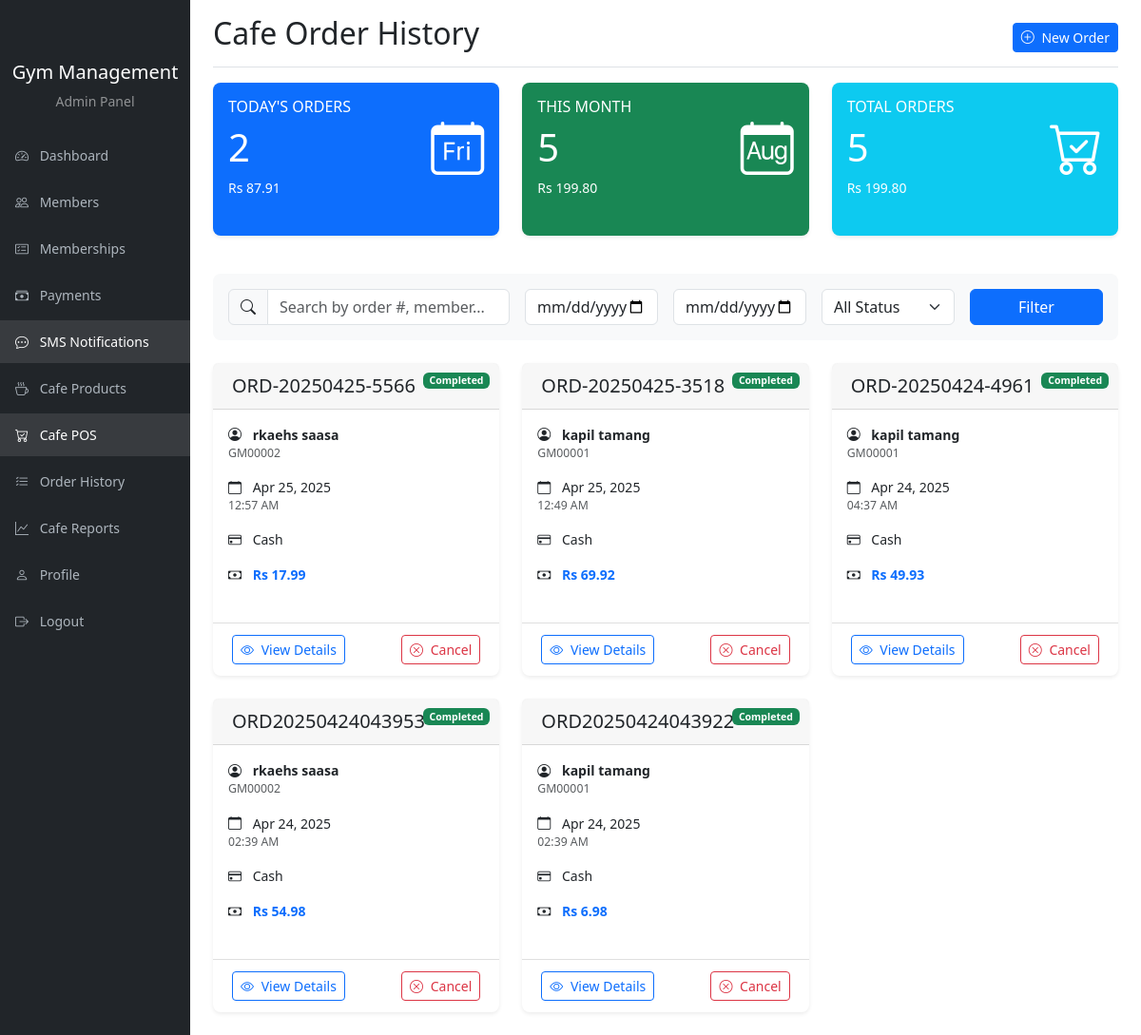
The app's page /admin/cafe-orders.php (signed in) with its own data.
### tables this page shows
CREATE TABLE `cafe_orders` (
  `id` int(11) NOT NULL,
  `order_number` varchar(20) NOT NULL,
  `member_id` int(11) NOT NULL,
  `total_amount` decimal(10,2) NOT NULL,
  `payment_method` enum('cash','credit_card','debit_card','other') NOT NULL,
  `status` enum('completed','cancelled') DEFAULT 'completed',
  `created_by` int(11) NOT NULL,
  `created_at` timestamp NOT NULL DEFAULT current_timestamp()
);

CREATE TABLE `gym_members` (
  `id` int(11) NOT NULL,
  `member_id` varchar(20) NOT NULL COMMENT 'Custom member ID for display',
  `first_name` varchar(50) NOT NULL,
  `last_name` varchar(50) NOT NULL,
  `email` varchar(100) NOT NULL,
  `phone` varchar(20) NOT NULL,
  `gender` enum('male','female','other') NOT NULL,
  `date_of_birth` date DEFAULT NULL,
  `address` text DEFAULT NULL,
  `emergency_contact_name` varchar(100) DEFAULT NULL,
  `emergency_contact_phone` varchar(20) DEFAULT NULL,
  `membership_id` int(11) DEFAULT NULL,
  `membership_start_date` date DEFAULT NULL,
  `membership_end_date` date DEFAULT NULL,
  `status` enum('active','inactive','pending') DEFAULT 'active',
  `notes` text DEFAULT NULL,
  `profile_image` varchar(255) DEFAULT NULL,
  `created_at` timestamp NOT NULL DEFAULT current_timestamp(),
  `updated_at` timestamp NOT NULL DEFAULT current_timestamp() ON UPDATE current_timestamp()
);

### admin/cafe-orders.php (the view, shortened to what this page needs)
<?php
require_once '../includes/db.php';
$orders = [];
$page = isset($_GET['page']) ? (int)$_GET['page'] : 1;
$records_per_page = 15;
$offset = ($page - 1) * $records_per_page;
$search = isset($_GET['search']) ? sanitizeInput($_GET['search']) : '';
$date_from = isset($_GET['date_from']) ? $_GET['date_from'] : '';
$date_to = isset($_GET['date_to']) ? $_GET['date_to'] : '';
try {
    $query = "FROM cafe_orders o
              JOIN gym_members m ON o.member_id = m.id
              WHERE 1=1";
    $params = [];
    $types = "";
    $query .= " ORDER BY o.created_at DESC LIMIT ?, ?";
    $params[] = $offset;
    $params[] = $records_per_page;
    $types .= "ii";
    $stmt = $conn->prepare("SELECT o.*, CONCAT(m.first_name, ' ', m.last_name) as member_name, m.member_id as member_number " . $query);
    $stmt->bind_param($types, ...$params);
    $stmt->execute();
    $orders = $stmt->get_result();
} catch (Exception $e) {
    $error = "Error: " . $e->getMessage();
}
try {
    $today = date('Y-m-d');
    $month_start = date('Y-m-01');
    $stmt = $conn->prepare("SELECT COUNT(*) as count, SUM(total_amount) as total FROM cafe_orders WHERE DATE(created_at) = ? AND status = 'completed'");
    $stmt->bind_param("s", $today);
    $stmt->execute();
    $today_stats = $stmt->get_result()->fetch_assoc();
    $stmt = $conn->prepare("SELECT COUNT(*) as count, SUM(total_amount) as total FROM cafe_orders WHERE DATE(created_at) >= ? AND status = 'completed'");
    $stmt->bind_param("s", $month_start);
    $stmt->execute();
    $month_stats = $stmt->get_result()->fetch_assoc();
    $stmt = $conn->prepare("SELECT COUNT(*) as count, SUM(total_amount) as total FROM cafe_orders WHERE status = 'completed'");
    $stmt->execute();
    $total_stats = $stmt->get_result()->fetch_assoc();
} catch (Exception $e) {
}
?>
<!DOCTYPE html>
<html lang="en">
<head>
    <link href="https://cdn.jsdelivr.net/npm/bootstrap@5.3.0/dist/css/bootstrap.min.css" rel="stylesheet">
    <link rel="stylesheet" href="https://cdn.jsdelivr.net/npm/bootstrap-icons@1.10.0/font/bootstrap-icons.css">
    <link rel="stylesheet" href="../assets/css/admin.css">
</head>
<body>
    <div class="container-fluid">
        <div class="row">
            <?php include 'sidebar.php'; ?>
            <main class="col-md-9 ms-sm-auto col-lg-10 px-md-4">
                <div class="d-flex justify-content-between flex-wrap flex-md-nowrap align-items-center pt-3 pb-2 mb-3 border-bottom">
                    <h1 class="h2">Cafe Order History</h1>
                    <div class="btn-toolbar mb-2 mb-md-0">
                        <a href="cafe-pos.php" class="btn btn-sm btn-primary">
                            <i class="bi bi-plus-circle me-1"></i> New Order
                        </a>
                    </div>
                </div>
                <div class="row mb-4">
                    <div class="col-md-4 mb-3">
                        <div class="card bg-primary text-white h-100">
                            <div class="card-body">
                                <div class="d-flex justify-content-between align-items-center">
                                    <div>
                                        <h6 class="text-uppercase">Today's Orders</h6>
                                        <h2 class="display-6"><?php echo isset($today_stats['count']) ? $today_stats['count'] : 0; ?></h2>
                                        <p class="mb-0">Rs <?php echo isset($today_stats['total']) ? number_format($today_stats['total'], 2) : '0.00'; ?></p>
                                    </div>
                                    <i class="bi bi-calendar-day display-4"></i>
                                </div>
                            </div>
                        </div>
                    </div>
                    <div class="col-md-4 mb-3">
                        <div class="card bg-success text-white h-100">
                            <div class="card-body">
                                <div class="d-flex justify-content-between align-items-center">
                                    <div>
                                        <h6 class="text-uppercase">This Month</h6>
                                        <h2 class="display-6"><?php echo isset($month_stats['count']) ? $month_stats['count'] : 0; ?></h2>
                                        <p class="mb-0">Rs <?php echo isset($month_stats['total']) ? number_format($month_stats['total'], 2) : '0.00'; ?></p>
                                    </div>
                                    <i class="bi bi-calendar-month display-4"></i>
                                </div>
                            </div>
                        </div>
                    </div>
                    <div class="col-md-4 mb-3">
                        <div class="card bg-info text-white h-100">
                            <div class="card-body">
                                <div class="d-flex justify-content-between align-items-center">
                                    <div>
                                        <h6 class="text-uppercase">Total Orders</h6>
                                        <h2 class="display-6"><?php echo isset($total_stats['count']) ? $total_stats['count'] : 0; ?></h2>
                                        <p class="mb-0">Rs <?php echo isset($total_stats['total']) ? number_format($total_stats['total'], 2) : '0.00'; ?></p>
                                    </div>
                                    <i class="bi bi-cart-check display-4"></i>
                                </div>
                            </div>
                        </div>
                    </div>
                </div>
                <div class="search-container">
                    <form action="" method="GET" class="row g-3">
                        <div class="col-md-4">
                            <div class="input-group">
                                <span class="input-group-text"><i class="bi bi-search"></i></span>
                                <input type="text" class="form-control" name="search" placeholder="Search by order #, member..." value="<?php echo htmlspecialchars($search); ?>">
                            </div>
                        </div>
                        <div class="col-md-2">
                            <input type="date" class="form-control" name="date_from" placeholder="From Date" value="<?php echo $date_from; ?>">
                        </div>
                        <div class="col-md-2">
                            <input type="date" class="form-control" name="date_to" placeholder="To Date" value="<?php echo $date_to; ?>">
                        </div>
                        <div class="col-md-2">
                            <select class="form-select" name="status">
                                <option value="">All Status</option>
                            </select>
                        </div>
                        <div class="col-md-2">
                            <button type="submit" class="btn btn-primary w-100">Filter</button>
                        </div>
                    </form>
                </div>
                <div class="row">
                    <?php if (is_object($orders) && $orders->num_rows > 0): ?>
                        <?php while ($order = $orders->fetch_assoc()): ?>
                            <div class="col-md-6 col-lg-4 mb-4">
                                <div class="card order-card h-100 position-relative">
                                    <div class="card-header d-flex justify-content-between align-items-center">
                                        <h5 class="mb-0"><?php echo htmlspecialchars($order['order_number']); ?></h5>
                                        <span class="badge <?php echo $order['status'] === 'completed' ? 'bg-success' : 'bg-danger'; ?> status-badge">
                                            <?php echo ucfirst($order['status']); ?>
                                        </span>
                                    </div>
                                    <div class="card-body">
                                        <div class="mb-3">
                                            <i class="bi bi-person-circle me-2"></i>
                                            <strong><?php echo htmlspecialchars($order['member_name']); ?></strong>
                                            <small class="text-muted d-block"><?php echo htmlspecialchars($order['member_number']); ?></small>
                                        </div>
                                        <div class="mb-3">
                                            <i class="bi bi-calendar me-2"></i>
                                            <?php echo date('M d, Y', strtotime($order['created_at'])); ?>
                                            <small class="text-muted d-block"><?php echo date('h:i A', strtotime($order['created_at'])); ?></small>
                                        </div>
                                        <div class="mb-3">
                                            <i class="bi bi-credit-card me-2"></i>
                                            <?php echo ucwords(str_replace('_', ' ', $order['payment_method'])); ?>
                                        </div>
                                        <div class="mb-0">
                                            <i class="bi bi-cash me-2"></i>
                                            <strong class="text-primary">Rs <?php echo number_format($order['total_amount'], 2); ?></strong>
                                        </div>
                                    </div>
                                    <div class="card-footer bg-transparent d-flex justify-content-between">
                                        <a href="view-cafe-order.php?id=<?php echo $order['id']; ?>" class="btn btn-sm btn-outline-primary">
                                            <i class="bi bi-eye me-1"></i> View Details
                                        </a>
                                        <?php if ($order['status'] === 'completed'): ?>
                                            <button type="button" class="btn btn-sm btn-outline-danger" data-bs-toggle="modal" data-bs-target="#cancelOrderModal<?php echo $order['id']; ?>">
                                                <i class="bi bi-x-circle me-1"></i> Cancel
                                            </button>
                                        <?php endif; ?>
                                    </div>
                                </div>
                            </div>
                        <?php endwhile; ?>
                    <?php endif; ?>
                </div>
            </main>
        </div>
    </div>
</body>
</html>

### assets/css/admin.css (style rules this page uses)
body { font-size: .875rem; }
.card { margin-bottom: 1.5rem; box-shadow: 0 0.125rem 0.25rem rgba(0, 0, 0, 0.075); border: none; border-radius: 0.5rem; }
.card-header { background-color: rgba(0, 0, 0, 0.03); border-bottom: 1px solid rgba(0, 0, 0, 0.125); padding: 0.75rem 1.25rem; }
.card-footer { background-color: rgba(0, 0, 0, 0.03); border-top: 1px solid rgba(0, 0, 0, 0.125); padding: 0.75rem 1.25rem; }

### admin/cafe-orders.php (style rules this page uses)
.order-card { transition: all 0.2s ease; }
.status-badge { position: absolute; top: 10px; right: 10px; }
.search-container { background-color: #f8f9fa; border-radius: 0.5rem; padding: 1rem; margin-bottom: 1.5rem; }

### records on screen
cafe_orders: order_number "ORD-20250425-5566", status "Completed", member_name "rkaehs saasa", member.member_id "GM00002", created_at "Apr 25, 2025", created_at "12:57 AM", payment_method "Cash", total_amount "17.99"
cafe_orders: order_number "ORD-20250425-3518", status "Completed", member_name "kapil tamang", member.member_id "GM00001", created_at "Apr 25, 2025", created_at "12:49 AM", payment_method "Cash", total_amount "69.92"
cafe_orders: order_number "ORD-20250424-4961", status "Completed", member_name "kapil tamang", member.member_id "GM00001", created_at "Apr 24, 2025", created_at "04:37 AM", payment_method "Cash", total_amount "49.93"
cafe_orders: order_number "ORD20250424043953", status "Completed", member_name "rkaehs saasa", member.member_id "GM00002", created_at "Apr 24, 2025", created_at "02:39 AM", payment_method "Cash", total_amount "54.98"
cafe_orders: order_number "ORD20250424043922", status "Completed", member_name "kapil tamang", member.member_id "GM00001", created_at "Apr 24, 2025", created_at "02:39 AM", payment_method "Cash", total_amount "6.98"

### other values on screen
$today_stats['count'] "2"
$today_stats['total'] "87.91"
$month_stats['count'] "5"
$month_stats['total'] "199.80"
$total_stats['count'] "5"
$total_stats['total'] "199.80"
